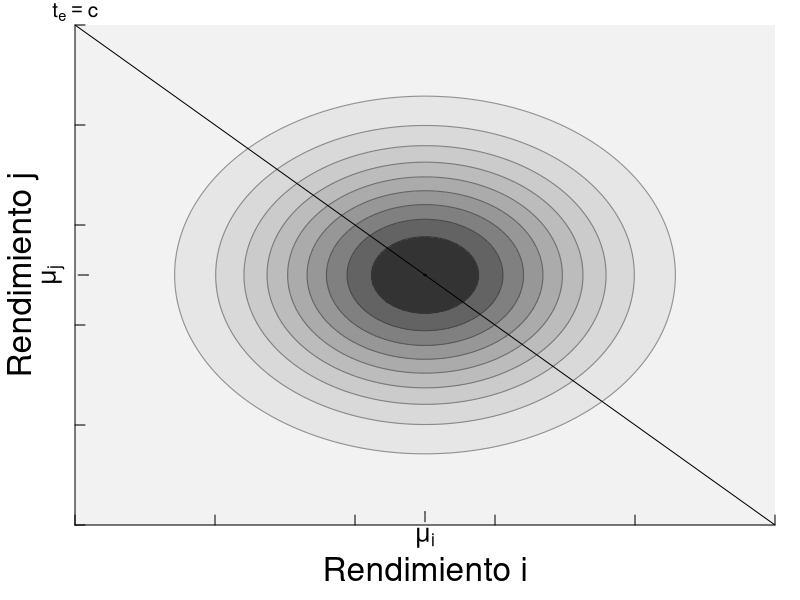

Reproduce this figure in R.
###########################################
# Header
oldpar <- par(no.readonly = TRUE)
oldwd <- getwd()
this.dir <- dirname(parent.frame(2)$ofile)
nombre.R <-  sys.frame(1)$ofile
require(tools)
nombre <- print(file_path_sans_ext(nombre.R))
pdf(paste0(nombre,".pdf"))
setwd(this.dir)
#setwd("~/gaming/materias/inferencia_bayesiana/trabajoFinal/imagenes")
#####################################

par(mar=c(3.75,3.75,1.25,1.25))

a<--10;b<-60 # limites inferior y superior de la integral en el eje de las habilidades
mu<-25
denominador_sigma2 <- 3; numerador_sigma2 <- mu
sigma <- numerador_sigma2/denominador_sigma2
denominador_beta2 <- 2; numerador_beta2 <- sigma
beta <- numerador_beta2/denominador_beta2
#p(s_i) = N(s_i;mu_i,sigma_i^2)
p.s <- function(s_i,mu=25,sigma=sqrt(25/3)){
  return(dnorm(s_i,mean=mu,sd=sigma ))
}
#int_{s_i} N(s_i;mu_i,sigma_i^2) ds_i
#int_{s_i} p(s_i) ds_i
ds=0.25;s_grilla <- seq(a,b,by=ds)
int_s = sum(p.s(s_grilla))*ds; int_s

#p(p_i) = int_{s_i} N(p_i;s_i,beta^2) N(si;mu_i,sigma_i^2) ds_i
p.p <- function(p,mu=25,sigma=sqrt(25/3),beta=sqrt((25/3)/2),ds=0.1,a=0,b=50){
  s <- seq(a,b,by=ds)
  res <- sum(dnorm(p,s,beta)*dnorm(s,mu,sigma)*ds)
  return(res)
}
#Si integramos p_i nos tiene que dar 1.
#int_{p_i} p(p_i) dp_i = int_{p_i} int_{s_i} N(p_i;s_i,beta^2) N(si;mu_i,sigma_i^2) dp_i ds_i
dp <- 0.1; p_grilla <- seq(a,b,by=dp) 
int_p = sum(unlist(Map(p.p,p_grilla)))*dp; int_p

#Si expandimos esto a 2 dimensiones encontramos 
normal_product_dep <- function(x1,x2,mu1=25,sigma1=25/3,sigma2=25/6){
  return(dnorm(x1,mu1,sigma1)*dnorm(x2,mu1,sigma1))
}
ds <- 0.1;s_grilla <- seq(a,b,by=ds);p_grilla <- s_grilla
producto <- outer(s_grilla,p_grilla, normal_product_dep) 
colnames(producto) <- s_grilla
rownames(producto) <- p_grilla
levels <- seq(min(producto),max(producto),length.out = 11)
image(s_grilla,p_grilla,producto,ylim=c(0,50),xlim=c(0,50),col=rev(gray.colors(10,start=0.2,end=0.95)),breaks = levels,useRaster=T,
      ylab="",xlab="",axes=F)
contour(s_grilla,p_grilla,producto,ylim=c(0,50),xlim=c(0,50),drawlabels=F,levels = levels,add = T,col=rev(gray.colors(11,start=0,end=0.6)),lwd=1.1)
mtext("Rendimiento j", side=2, line=2,cex = 2)
mtext("Rendimiento i", side=1, line=2,cex = 2)
axis(lwd=1,lwd.ticks=1,side=2, labels=NA,cex.axis=0.6,tck=0.02)
axis(lwd=1,lwd.ticks=1,side=1, labels=NA,cex.axis=0.6,tck=0.02)
axis(lwd=1,side=1,at=25, labels= expression(mu[i]),cex.axis=1.5,line=-0.66)
axis(lwd=1,side=2,at=25, labels= expression(mu[j]),cex.axis=1.5,line=-0.66)
lines(c(0,50),c(50,0))
mtext(expression(t[e]==c), side=3, line=0, at=0,cex=1.25)



#######################################
# end 
dev.off()
setwd(oldwd)
par(oldpar, new=F)
#########################################